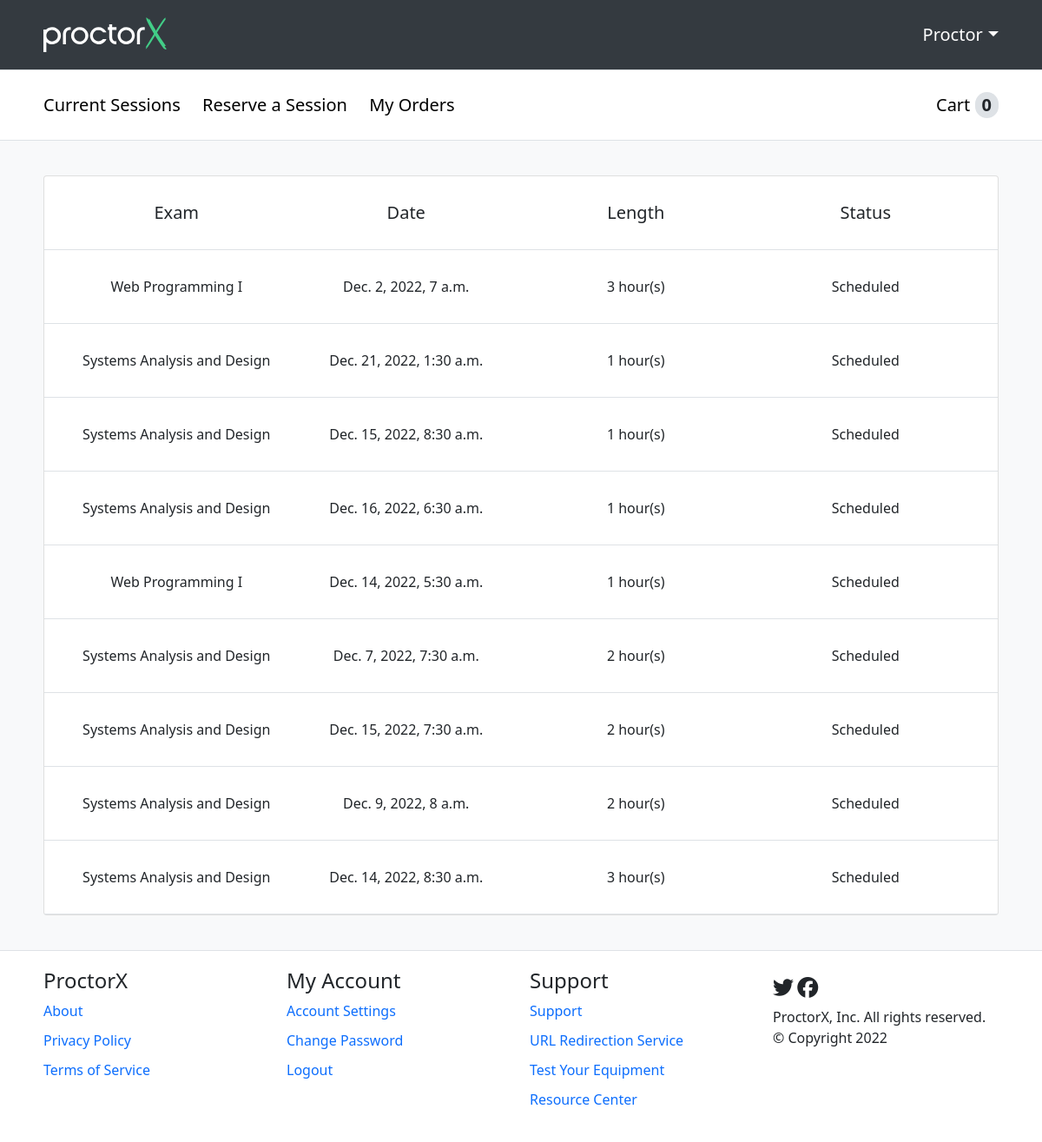
Screenshot of /student/session (signed in) with the database file from the repository.
### proctorx/models.py (models this page shows)
class Student(AbstractUser, PermissionsMixin):
    first_name = models.CharField(max_length=30)
    last_name = models.CharField(max_length=30)
    email = models.CharField(max_length=50, unique=True)
    country = models.CharField(max_length=30, blank=True, null=True)
    city = models.CharField(max_length=30, blank=True, null=True)
    state = models.CharField(max_length=30, blank=True, null=True)
    time_zone = models.CharField(max_length=30, blank=True, null=True)
    postal_code = models.CharField(max_length=10, blank=True, null=True)
    phone_number = models.CharField(max_length=20, blank=True, null=True)
    street_address = models.CharField(max_length=50, blank=True, null=True)
    is_staff = models.BooleanField(default=False)
    is_active = models.BooleanField(default=False)
    username = None
    USERNAME_FIELD = 'email'
    REQUIRED_FIELDS = ['first_name']
    objects = CustomAccountManager()
    def __str__(self):
        return self.first_name

class Session(models.Model):
    session_status = (
    ('scheduled', 'scheduled'),
    ('completed', 'completed'),
    ('cancelled', 'cancelled'),
    )
    payment_status = (
    ('paid', 'paid'),
    ('pending', 'pending'),
    ('rejected', 'rejected'),
    )
    student = models.ForeignKey(Student, on_delete=models.CASCADE)
    exam_date_time = models.DateTimeField(default=datetime.datetime.now())
    university = models.CharField(max_length=50)
    exam_name = models.CharField(max_length=50)
    exam_length = models.IntegerField(choices=((1,1),(2,2),(3,3)), db_column = 'exam length (hrs)', default=1)
    session_status = models.CharField(choices=session_status, max_length=20)
    date_purchased = models.DateField(null=True, blank=True)
    cost = models.DecimalField(decimal_places=2, max_digits= 9)
    payment_status = models.CharField(choices=payment_status, max_length=20)
    order = models.ForeignKey(Order, on_delete=models.CASCADE, null=True)

### proctorx/views.py (the view)
# urls.py: path('student/session', views.session),
@ login_required(login_url='/login')
def session(request):
    current_reservations = Session.objects.filter(
        student_id=request.user.id).filter(session_status='Scheduled')
    cart_items_number = get_cart_items_number(request.user)
    if len(current_reservations) > 0:
        context = {'current_reservations': current_reservations,
                   'cart_items_number': cart_items_number}
    else:
        context = {'cart_items_number': cart_items_number}
    return render(request, 'session.html', context)

### proctorx/functions.py (called while the page is built)
def get_cart_items_number(user):
    result = len(Session.objects.filter(student_id = user.id).filter(session_status = 'Cart'))
    return result

### proctorx/templates/session.html (shortened to what this page needs)
{% extends 'student_template.html' %}
{% block content %}
<div class="session-container">
    <div class="session-headings">
        <h5 class=>Exam</h5>
        <h5>Date</h5>
        <h5>Length</h5>
        <h5>Status</h5>
    </div>
    {% if current_reservations %}
    {% for session in current_reservations %}
    <ul class="session-content">
        <li class="session-attribute fs-6">{{session.exam_name}}</li>
        <li class="session-attribute fs-6">{{session.exam_date_time}}</li>
        <li class="session-attribute fs-6">{{session.exam_length}} hour(s)</li>
        <li class="session-attribute fs-6">{{session.session_status}}</li>
    </ul>
    {% endfor %}
    {% else %}
    <div class="empy-sessions">
        <p>You currently don't have any scheduled sessions</p>
        <a class="fs-4" href="reservation">Reserve a new session</a>
    </div>
    {% endif %}
</div>
{% endblock %}

### proctorx/templates/student_template.html (shortened to what this page needs)
{% load static %}
<!DOCTYPE html>
<html lang="en">
<head>
    <link href="https://cdn.jsdelivr.net/npm/bootstrap@5.0.2/dist/css/bootstrap.min.css" rel="stylesheet"
>
    <link href="{% static 'fontawesome_free/css/all.min.css' %}" rel="stylesheet" type="text/css">
    <link rel="stylesheet" type="text/css" href={% static '/css/styles.css' %}>
</head>
<body>
    <header>
        <div class="header-wrapper scale-down">
            <div class="logo">
                <img class="brand-img" alt="ProctorX Logo" src={% static '/img/proctorX-white.svg' %}>
            </div>
            <div class="user-settings fs-5">
                {{ request.user }}
            </div>
        </div>
    </header>
    <div class="student-options-panel-wrapper">
        <div class="student-options-panel scale-down fs-5">
            <div class="student-links">
                <a class="session" href="session">Current Sessions</a>
                <a class="reserve" href="reservation">Reserve a Session</a>
                <a class="my-orders" href="order">My Orders</a>
            </div>
            <div class="student-cart-balance">
                <a class="cart" href="cart">Cart</a>
                <span class="student-cart-count">{{ cart_items_number }}</span>
            </div>
        </div>
    </div>
    <div class="main-wrapper">
        <main class="scale-down">
            {% block content %}
            {% endblock %}
        </main>
    </div>
    <div class="footer-wrapper">
        <footer class="scale-down">
            <div class="footer-options">
                <h4>ProctorX</h4>
                <div class="footer-sub-options fs-5">
                    <a class="fs-6">About</a>
                    <a class="fs-6">Privacy Policy</a>
                    <a class="fs-6">Terms of Service</a>
                </div>
            </div>
            <div class="footer-options">
                <h4>My Account</h4>
                <div class="footer-sub-options fs-5">
                    <a class="fs-6" href="/student/settings">Account Settings</a>
                    <a class="fs-6" href="/student/settings#change-password">Change Password</a>
                    <a class="fs-6" href="/logout">Logout</a>
                </div>
            </div>
            <div class="footer-options">
                <h4>Support</h4>
                <div class="footer-sub-options fs-5">
                    <a class="fs-6">Support</a>
                    <a class="fs-6">URL Redirection Service</a>
                    <a class="fs-6">Test Your Equipment</a>
                    <a class="fs-6">Resource Center</a>
                </div>
            </div>
            <div class="footer-options">
                <div class="footer-icons">
                    <a><span class="fab fa-twitter fa-xl"></span></a>
                    <a><span class="fab fa-facebook fa-xl"></span></a>
                </div>
                <div class="footer-signature">
                    <p>ProctorX, Inc. All rights reserved.</p>
                    <p>© Copyright 2022</p>
                </div>
            </div>
        </footer>
    </div>
</body>
</html>

### proctorx/static/css/styles.css (style rules this page uses)
body { height: 100vh; margin: 0; background-color: #f8f9fa; }
.scale-down { width: 100%; max-width: 1140px; margin-left: auto; margin-right: auto; }
header { background-color: #343a40; border-bottom: 1px solid #dee2e6 !important; border-bottom-width: 1px; border-bottom-style: solid; border-bottom-color: rgb(222, 226, 230); }
.header-wrapper { background-color: #343a40 !important; display: grid; grid-template-columns: 25% 50% 25%; height: 80px; }
.brand-img { margin: 20px; height: 40px; }
.user-settings { grid-column: 3/4; }
.student-options-panel-wrapper { border-bottom: 1px solid #dee2e6 !important; border-bottom-width: 1px; border-bottom-style: solid; border-bottom-color: rgb(222, 226, 230); background-color: white; }
.student-options-panel { height: 80px; background-color: white; display: grid; grid-template-columns: 2fr 1fr; }
.student-links { align-self: center; padding-left: 20px; }
.student-links a { margin-right: 20px; }
.student-options-panel a { text-decoration: none !important; color: black; align-self: center; }
.student-cart-balance { justify-self: right; align-self: center; margin-right: 20px; }
.student-cart-count { background-color: #dee2e6; border-radius: 10rem; padding-right: 0.6em; padding-left: 0.6em; text-align: center; display: inline-block; line-height: 1; padding: 0.25em 0.4em; font-weight: 600; }
.user-settings { color: white; justify-self: end; align-self: center; margin-right: 20px; }
.user-settings::after { display: inline-block; margin-left: 0.050em; vertical-align: 0.255em; content: ""; border-top: 0.3em solid; border-right: 0.3em solid transparent; border-bottom: 0; border-left: 0.3em solid transparent; }
.main-wrapper { background-color: #f8f9fa; min-height: calc(100vh - 465px); margin-top: 40px; margin-bottom: 40px; }
main { background-color: #f8f9fa; padding-right: 20px; padding-left: 20px; min-height: calc(100vh - 465px); }
.footer-wrapper { background-color: white; border-top: 1px solid #dee2e6 !important; border-top-width: 1px; border-top-style: solid; border-top-color: rgb(222, 226, 230); }
footer { padding-top: 20px; height: 220px; background-color: white; display: grid; grid-template-columns: repeat(4, 1fr); padding-left: 20px; }
.footer-options h4 { font-weight: 500; }
.footer-sub-options a { display: block; padding-bottom: 10px; text-decoration: none; }
.footer-options p { margin: 0px; }
.footer-signature { margin-top: 10px; }
.footer-icons { margin-top: 10px; }
.fa-twitter, .fa-facebook:hover { cursor: pointer; }
.session-container, .order-container { border: 1px solid rgba(0, 0, 0, .125); border-radius: 0.25rem; background-color: white; }
.session-content { display: grid; grid-template-columns: 25% 25% 25% 25%; padding: 30px 20px; border-bottom: 1px solid #dee2e6 !important; margin-bottom: 0px; }
.session-content li { display: inline; text-align: center; }
.session-headings { display: grid; grid-template-columns: 25% 25% 25% 25%; justify-items: center; padding: 30px 20px; border-bottom: 1px solid #dee2e6 !important; }
.session-headings h5 { font-weight: 400; margin-bottom: 0px; }

### rows the page displays
Student: user "Proctor"
Session: exam_name "Web Programming I", exam_date_time "Dec. 2, 2022, 7 a.m.", exam_length "3", session_status "Scheduled"
Session: exam_name "Systems Analysis and Design", exam_date_time "Dec. 21, 2022, 1:30 a.m.", exam_length "1", session_status "Scheduled"
Session: exam_name "Systems Analysis and Design", exam_date_time "Dec. 15, 2022, 8:30 a.m.", exam_length "1", session_status "Scheduled"
Session: exam_name "Systems Analysis and Design", exam_date_time "Dec. 16, 2022, 6:30 a.m.", exam_length "1", session_status "Scheduled"
Session: exam_name "Web Programming I", exam_date_time "Dec. 14, 2022, 5:30 a.m.", exam_length "1", session_status "Scheduled"
Session: exam_name "Systems Analysis and Design", exam_date_time "Dec. 7, 2022, 7:30 a.m.", exam_length "2", session_status "Scheduled"
Session: exam_name "Systems Analysis and Design", exam_date_time "Dec. 15, 2022, 7:30 a.m.", exam_length "2", session_status "Scheduled"
Session: exam_name "Systems Analysis and Design", exam_date_time "Dec. 9, 2022, 8 a.m.", exam_length "2", session_status "Scheduled"
Session: exam_name "Systems Analysis and Design", exam_date_time "Dec. 14, 2022, 8:30 a.m.", exam_length "3", session_status "Scheduled"

### other values shown
{{ cart_items_number }} "0"
